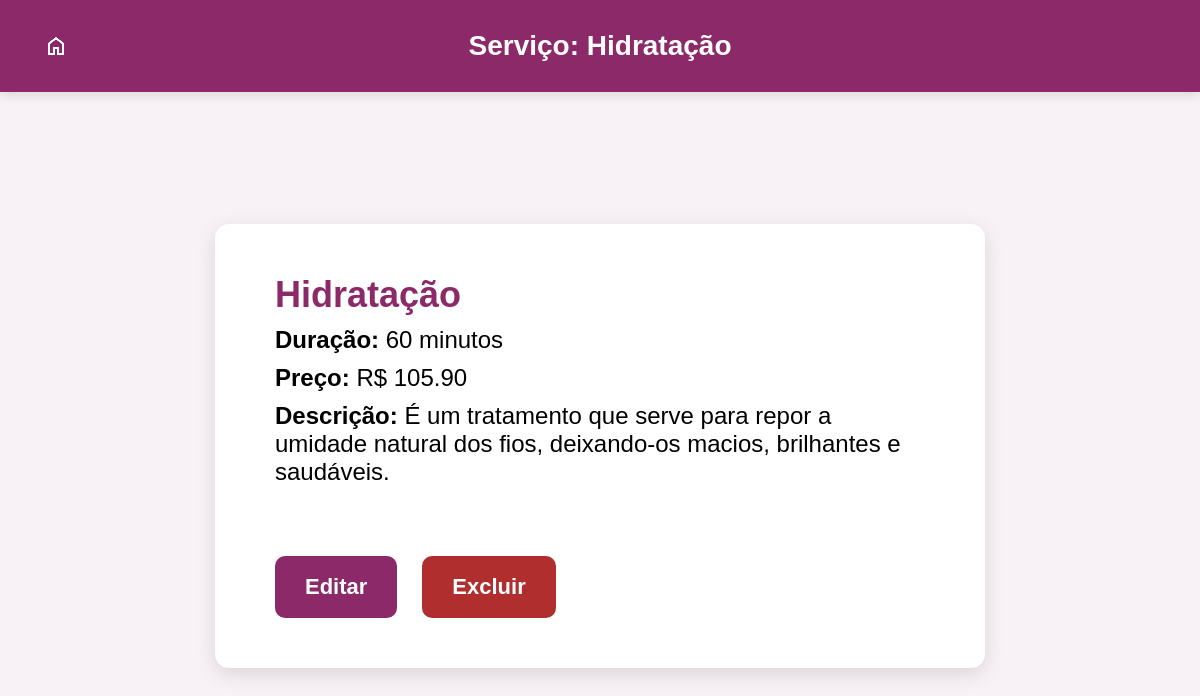
/admin/servico/1 (signed in), run on the app's committed database.
### backend/models.py (models this page shows)
class Servico(db.Model):
    __tablename__ = 'servicos'
    idServico = db.Column(db.Integer, primary_key=True)
    nome = db.Column(db.String(100), nullable=False)
    descricao = db.Column(db.Text, nullable=True)
    preco = db.Column(db.Numeric(10, 2), nullable=False)
    duracao = db.Column(db.Integer, nullable=False)
    profissional_servicos = db.relationship('ProfissionalServico', back_populates='servico', lazy=True)

### backend/views.py (the view)
@app.route('/admin/servico/<int:servico_id>')
@login_required
def perfil_servico(servico_id):
    servico = Servico.query.get_or_404(servico_id)
    return render_template('perfil-servico.html', servico=servico)

### backend/views.py (called while the page is built)
@login_manager.user_loader
def load_user(user_id):
    if user_id.startswith('admin-'):
        admin_id = user_id.split('-')[1]
        return Administrador.query.get(admin_id)
    elif user_id.startswith('prof-'):
        prof_id = user_id.split('-')[1]
        return Profissional.query.get(prof_id)
    elif user_id.startswith('cliente-'):
        cliente_id = user_id.split('-')[1]
        return Cliente.query.get(cliente_id)
    return None

### templates/perfil-servico.html (shortened to what this page needs)
<!DOCTYPE html>
<html lang="pt-br">
<head>
  <link rel="stylesheet" href="/static/css/perfil-servico.css" />
  <link rel="stylesheet" href="/static/css/style-btnInicio.css" />
</head>
<body>
  <header>
    Serviço: {{ servico.nome }}
    <a class="btn-inicio" href="{{ url_for('admin_inicio') }}">
       <img src="/static/img/home.png" alt="Página Inicial">
    </a>
  </header>
  <main>
    <div class="perfil">
      <div class="dados-servico">
        <h2>{{ servico.nome }}</h2>
        <p><strong>Duração:</strong> {{ servico.duracao }} minutos</p>
        <p><strong>Preço:</strong> R$ {{ "%.2f"|format(servico.preco) }}</p>
        <p><strong>Descrição:</strong> {{ servico.descricao }}</p>
      </div>
      <div class="acoes-servico">
        <a href="{{ url_for('editar_servico', servico_id=servico.idServico) }}">
          <button class="btn-editar">Editar</button>
        </a>
        <button class="btn-excluir" onclick="confirmarExclusao()">Excluir</button>
      </div>
    </div>
  </main>
</body>
</html>

### static/css/perfil-servico.css (style rules this page uses)
body { font-family: Arial, Helvetica, sans-serif; margin: 0; background-color: #f8f1f5; display: flex; flex-direction: column; min-height: 100vh; }
header { background-color: #8b2969; color: white; padding: 30px; text-align: center; box-shadow: 0 4px 10px rgba(0, 0, 0, 0.1); flex-shrink: 0; font-size: 28px; font-weight: bold; }
main { flex-grow: 1; display: flex; justify-content: center; align-items: center; padding: 40px 15%; }
.perfil { background-color: white; padding: 50px 60px; border-radius: 14px; box-shadow: 0 6px 20px rgba(0,0,0,0.12); max-width: 650px; width: 100%; display: flex; flex-direction: column; gap: 30px; }
.dados-servico h2 { margin: 0; color: #8b2969; font-size: 36px; font-weight: 700; }
.dados-servico p { margin: 10px 0; font-size: 24px; }
.acoes-servico { margin-top: 30px; display: flex; gap: 25px; justify-content: flex-start; }
.btn-editar { background-color: #8b2969; color: white; border: none; padding: 18px 30px; border-radius: 10px; cursor: pointer; font-size: 22px; font-weight: 600; transition: background-color 0.3s ease; }
.btn-excluir { background-color: #b02e2e; color: white; border: none; padding: 18px 30px; border-radius: 10px; cursor: pointer; font-size: 22px; font-weight: 600; transition: background-color 0.3s ease; }

### static/css/style-btnInicio.css (style rules this page uses)
header { position: relative; padding: 30px 0; display: flex; justify-content: center; align-items: center; }
.btn-inicio { position: absolute; left: 20px; top: 50%; transform: translateY(-50%); text-decoration: none; background-color: #8b2969; color: white; padding: 8px 16px; border-radius: 6px; font-weight: bold; display: inline-flex; align-items: center; gap: 8px; transition: background 0.3s; }

### data on the page
Servico: nome "Hidratação", duracao "60", preco "105.90", descricao "É um tratamento que serve para repor a umidade natural dos fios, deixando-os macios, brilhantes e saudáveis."
